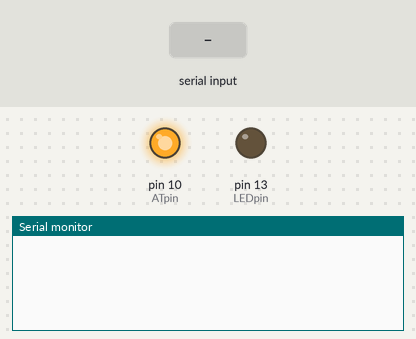
A sketch run on a simulated Arduino Uno, built with avr-gcc and run on an emulated ATmega328P. On the bench: output pins drawn as LEDs (lit = HIGH), the last lines printed to the serial monitor. The inputs (shaded band) are chosen by the test bench.

Above: at 1.2 s.
1.3 s: "90,45\n" received over the second serial link
At 3.0 s:
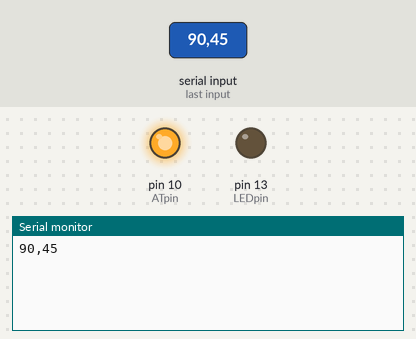
3.5 s: "5\n" received over the second serial link
At 5.2 s:
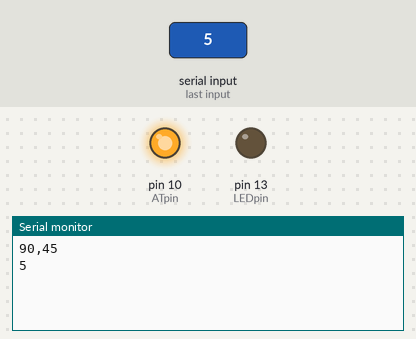
5.5 s: "1,90,45\n" received over the second serial link
At 7.5 s:
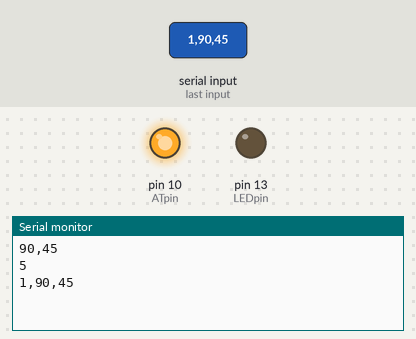

Measured:
- after the input at 1.3 s, the serial monitor: prints a new line after 0.72 s (image 1)
- after the input at 3.5 s, the serial monitor: prints a new line after 0.54 s (image 2)
- after the input at 5.5 s, the serial monitor: prints a new line after 0.56 s (image 3)

The sketch:

hc-12--control.ino
```cpp
/*********************************
  Simple demonstration of HC-12 433mHz Radio
  Connect Vcc to Arduino 5volts
  Connect Gnd to ArduinoGnd
  Connect SET to Arduino pin 10 (Take LOW to send AT Commands)

  To switch HC-12 to AT Mode, take AT PIN LOW
  To return to Normal Mode take ATPIN HIGH

*********************************/

#include <SoftwareSerial.h>
#define ATpin 10 // used to switch to AT mode
#define LEDpin 13
SoftwareSerial HC12Serial(3, 2); // tx,rx --> GOES TO TX,RX OF DEVICE

void setup() {
  Serial.begin(9600);
  //Serial.begin(4800);
  Serial.setTimeout(20);
  pinMode(ATpin, OUTPUT);
  digitalWrite(ATpin, HIGH); // normal mode (Alternate between High and Low, Low mode is for programming, normal mode is for functioning)
  //digitalWrite(ATpin, LOW); // AT Mode
  pinMode(LEDpin, OUTPUT);
  digitalWrite(LEDpin, LOW);
  HC12Serial.begin(9600);
  HC12Serial.setTimeout(20);
}

void loop() {
  bool atm=false;
  String aton="atmodeon";
  String atoff="atmodeoff";
  if (Serial.available() > 0) { // Read sent TO HC-12
    String input = Serial.readString();
    if (input==aton){
      digitalWrite(ATpin,LOW);
      Serial.println("Modo AT activado");
      //atm=true;
    }
    delay(2000);
    if (input==atoff ){
      digitalWrite(ATpin,HIGH);
      Serial.println("Modo AT desactivado");
      //atm=false;
    }
    HC12Serial.println(input);
  }
  if (HC12Serial.available() > 0) { // send data FROM HC-12
    String input = HC12Serial.readString();
    Serial.println(input);
  }
  delay(1000);
}
```
